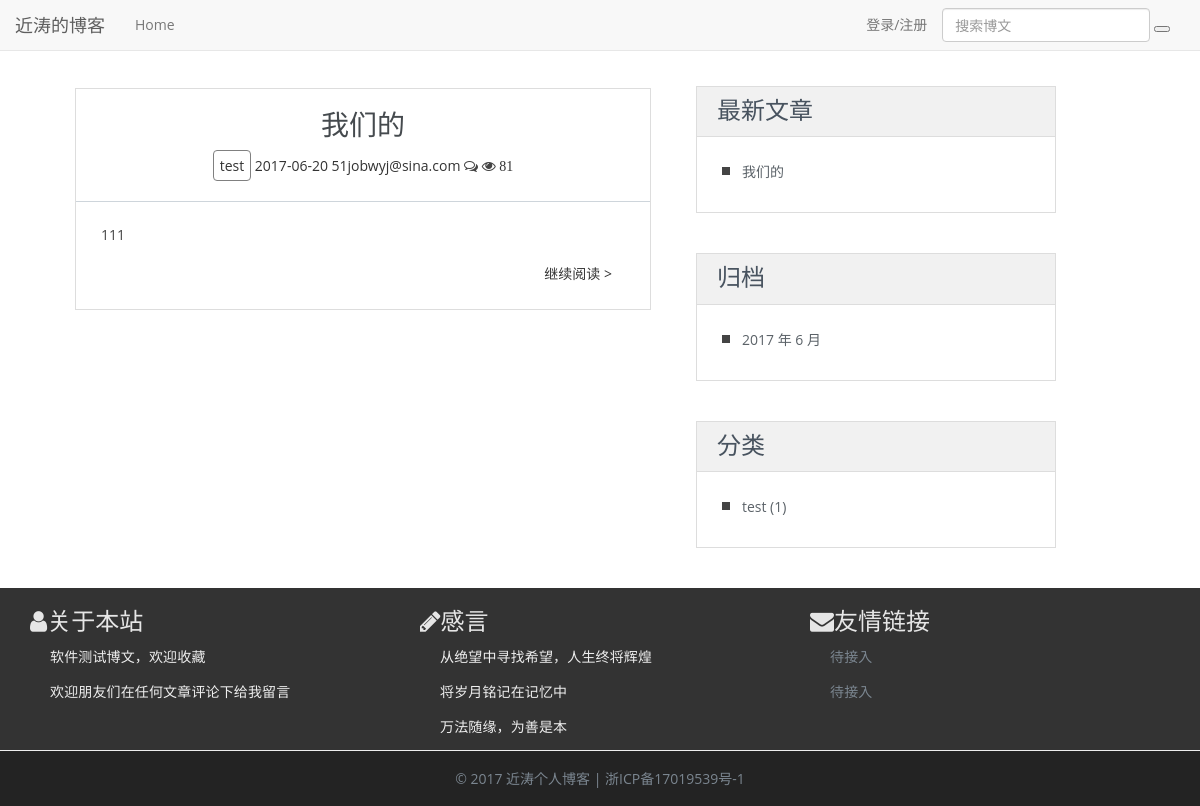
The page / on the database its author committed.
### blog/models.py (models this page shows, shortened)
@python_2_unicode_compatible
class Post(models.Model):
    title = models.CharField(max_length=70)
    body = models.TextField()
    excerpt = models.CharField(max_length=200, blank=True)
    created_time = models.DateTimeField()
    modified_time = models.DateTimeField()
    category = models.ForeignKey(Category)
    tags = models.ManyToManyField(Tag, blank=True)
    author = models.ForeignKey(User)
    view = models.PositiveIntegerField(default=0)
    def get_absolute_url(self):
        return reverse('blog:detail', kwargs={'pk': self.pk})
    class Meta:
        ordering = ['-created_time']

@python_2_unicode_compatible
class Category(models.Model):
    name = models.CharField(max_length=100)

### blog/views.py (the view, shortened to what this page needs)
# urls.py: url(r'^$', views.IndexView.as_view(), name='index'),
class IndexView(ListView):
    model = Post
    template_name = 'blog/index.html'
    context_object_name = 'post_list'
    paginate_by = 3
    def get_context_data(self, **kwargs):
        context = super(IndexView,self).get_context_data(**kwargs)
        paginator = context.get('paginator')
        page = context.get('page_obj')
        is_paginated = context.get('is_paginated')
        pagination_data = self.pagination_data(paginator, page, is_paginated)
        context.update(pagination_data)
        return context
    def pagination_data(self, paginator, page, is_paginated):
        if not is_paginated:
            return {}

### blog/templatetags/blog_tags.py (called while the page is built)
@register.simple_tag
def get_recent_posts(num=5):
    return Post.objects.all()[:num]

@register.simple_tag
def archives():
    return Post.objects.dates('created_time', 'month', order='DESC')

@register.simple_tag
def get_categories():
    return Category.objects.annotate(num_posts=Count('post'))

### blog/templates/blog/index.html (shortened to what this page needs)
﻿{% extends 'base.html' %}
{% load staticfiles %}
{% load comments %}
   {% block main %}
           <main class="col-md-8">
			   <article class="post post-1" style="margin-top: 8px">
				  {% for post in post_list %}
                  <article class="blog-teaser">
                                <header>
                                    <h3 style="margin-top:20px"><a href="{{ post.get_absolute_url }}">{{ post.title }}</a></h3>
                                    <span class="category"><a href="#">{{ post.category.name }} </a></span>
							<span class="">
								<a href="#">
									<time class="entry-date" datetime="{{ post.created_time }}">{{ post.created_time|date:"Y-m-d" }}</time>
								</a>
							</span>
							<span class=""><a href="#"> {{post.author}} </a></span>
							{% get_comment_count for post as comment_count %}
							<span class="fa fa-comments-o"><a href="#"> {{comment_count}}</a></span>
							<span class="fa fa-eye"><a href="#"> {{post.view}}</a></span>
                                    <hr>
                                </header>
                                <div class="body">
									{{ post.body|truncatechars:90 }}
                                </div>
                                <div class="clearfix">
                                    <a href="{{ post.get_absolute_url }}" class="btn btn-clean-one">继续阅读 ></a>
                                </div>
				  </article>
                  {% empty %}
                   <div class="no-post">暂时还没有发布的文章！</div>
                  {% endfor %}
			   </article>
		   </main>
   {% endblock main %}

### blog/templates/base.html (shortened to what this page needs)
﻿{% load blog_tags %}
{% load staticfiles %}
<!DOCTYPE html>
<html>
	<head>
    <link rel="stylesheet" href="{% static 'blog/css/bootstrap.min.css' %}">
    <link rel="stylesheet" href="http://code.ionicframework.com/ionicons/2.0.1/css/ionicons.min.css">
    <link rel="stylesheet" href="{% static 'blog/css/pace.css' %}">
    <link rel="stylesheet" href="{% static 'blog/css/custom.css' %}">
    <link rel="stylesheet" href="{% static 'blog/css/friendly.css' %}">
    <link rel="stylesheet" href="https://cdn.bootcss.com/font-awesome/4.7.0/css/font-awesome.min.css">
    <link rel="stylesheet" href="{% static 'blog/css/style.css' %}">
	</head>
	<body>
    <div class="navbar navbar-default navbar-fixed-top navbar-down" role="navigation">
                    <div class="navbar-header">
                        <a class="navbar-brand" href="{% url 'blog:index' %}">近涛的博客</a>
                    </div>
                    <div class="collapse navbar-collapse" id="example-navbar-collapse">
						<ul class="nav navbar-nav">
                            <li class="">
                                <a href="{% url 'blog:index' %}">
                                     Home
                                </a>
                            </li>
						</ul>
						<div style="margin-right:30px">
                        <form role="search" method="get" action="{% url 'blog:search' %}" class="navbar-form navbar-right">
                            <input name="q" type="text" placeholder="搜索博文" class="form-control">
                            <button type="submit">
                            </button>
                        </form>
						</div>
						<ul id="user_part" class="nav navbar-nav navbar-right"><li><a href="{% url 'users:goLogin' %}">登录/注册</a></li></ul>
                    </div>
	</div>
		<div class="content-body" style="margin-top:25px;padding-bottom: 0px;">
			<div class="container">
				<div class="row">
					<main class="col-md-8">
					   {% block main %}
             {% endblock main %}
					</main>
					<aside class="col-md-4 blog-aside">
						<div class="aside-widget">
							<header>
								<h3>最新文章</h3>
							</header>
							<div class="body">
								{% get_recent_posts as recent_post_list %}
								<ul class="clean-list">
									{% for post in recent_post_list %}
									<li><a href="{{ post.get_absolute_url }}">{{ post.title }}</a></li>
									{% endfor %}
								</ul>
							</div>
                        </div>
						<div class="aside-widget">
							<header>
								<h3>归档</h3>
							</header>
							<div class="body">
								{% archives as date_list %}
								<ul class="clean-list">
									{% for date in date_list %}
									<li><a href="{% url 'blog:archives' date.year date.month %}">{{ date.year }} 年 {{ date.month }} 月</a></li>
									{% endfor %}
								</ul>
							</div>
                        </div>
						<div class="aside-widget">
							<header>
								<h3>分类</h3>
							</header>
							<div class="body">
								{% get_categories as category_list %}
								<ul class="clean-list">
									{% for category in category_list %}
									<li><a href="{% url 'blog:category' category.pk %}">{{category.name}} ({{ category.num_posts }})</a></li>
									{% endfor %}
								</ul>
							</div>
                        </div>
					</aside>
				</div>
			</div>
		</div>
        <footer>
			<div class="widewrapper footer" style="padding-top: 20px;">
				<div class="container">
					<div class="row">
						<div class="col-md-4 footer-widget">
							<h3> <i class="fa fa-user"></i>关于本站</h3>
							<ul class="" style="margin-left:-20px;">
								<p>软件测试博文，欢迎收藏</p>
								<p>欢迎朋友们在任何文章评论下给我留言</p>
							</ul>
						</div>
						<div class="col-md-4 footer-widget">
							<h3> <i class="fa fa-pencil"></i>感言</h3>
							<ul class="" style="margin-left:-20px">
								<p>从绝望中寻找希望，人生终将辉煌</p>
								<p>将岁月铭记在记忆中</p>
								<p>万法随缘，为善是本</p>
							</ul>
						</div>
						<div class="col-md-4 footer-widget">
							<h3> <i class="fa fa-envelope"></i>友情链接</h3>
							<ul class="" style="margin-left:-20px;">
								<p><a href="" target="_blank">待接入</a></p>
								<p><a href="" target="_blank">待接入</a></p>
							</ul>
						</div>
					</div>
				</div>
			</div>
			<div class="widewrapper copyright">
					&copy; 2017 近涛个人博客 | 浙ICP备17019539号-1
			</div>
        </footer>
	</body>
</html>

### blog/static/blog/css/custom.css (style rules this page uses)
* { outline: none; }
h1, h2, h3, h4, h5, h6 { margin-top: 0; }
a { color: #333; }
body { color: #444; font-family: 'Lato', sans-serif; }
p { font-family: 'Ubuntu', sans-serif; font-weight: 400; word-spacing: 1px; letter-spacing: 0.01em; }
.content-body { padding-bottom: 4em; }
.post, .comment-area { background: #fff; padding: 30px 30px 0; }
.category { display: inline-block; padding: 2px 6px; border-radius: 4px; border: 1px solid gray; }
.copyright { text-align: center; padding-top: 1em; margin: 0; border-top: 1px solid #eee; color: #666; }

### blog/static/blog/css/style.css (style rules this page uses)
﻿ html, body { padding-top:0px; margin:0px; }
body { font-family: 'Open Sans', sans-serif; line-height:25px; font-size:14px; }
.blog-teaser { background-color: #fff; border: 1px solid #ddd; margin-bottom: 40px; }
.blog-teaser header { text-align: center; }
.blog-teaser header h3 { color: #454a4e; margin-top: 0; font-size: 28px; margin-bottom: 10px; }
.blog-teaser header h3 a, .blog-teaser header h3 a:focus, .blog-teaser header h3 a:hover { color: #454a4e; }
.blog-teaser header hr { border-top-color: #ced5db; border-bottom: none; }
.blog-teaser .body { padding-right: 25px; padding-left: 25px; margin-bottom: 10px; color: #444; }
.blog-teaser .btn { float: right; margin-right: 25px; margin-bottom: 18px; }
.clean-list { list-style: none; }
.clean-list li { line-height: 23px; margin-bottom: 14px; }
.clean-list li:before { content: ""; background-color: #444; border-style: solid; border-width: 4px 4px; display: block; width: 8px; left: -20px; top: 15px; position: relative; }
.blog-main, .blog-aside { position: relative; }
.blog-main:before, .blog-aside:before { height: 100%; content: ""; position: absolute; top: 0; width: 1px; }
.blog-aside { padding-top: 36px; }
.blog-aside:before { left: 15px; }
.aside-widget { margin-bottom: 40px; border: 1px solid #ddd; }
.aside-widget header { background-color: #f1f1f1; border-bottom: 1px solid #ddd; }
.aside-widget header h3 { font-size: 24px; padding: 10px 20px 3px 20px; margin-top: 0; color: #48535f; }
.aside-widget .body { margin: 10px 0; padding: 5px; }
.aside-widget a { color: #5b6268; }
.widewrapper { background-color: #fff; }
.widewrapper.footer { background-color: #333; color: #eee; font-size: 14px; }
.widewrapper.footer a { color: #7b8690; }
.widewrapper.footer h1, .widewrapper.footer h2, .widewrapper.footer h3, .widewrapper.footer h4, .widewrapper.footer h5 { color: #e6e6e6; }
.widewrapper.copyright { color: #7b8690; padding-top: 15px; padding-bottom: 15px; text-align: center; background-color: #232323; }

### rows shown on the page
Post: title "我们的", category.name "test", created_time "2017-06-20", author "51jobwyj@sina.com", view "81", body "111"
Category: name "test", num_posts "1"

### other values the page prints
{{ date.year }} "2017"
{{ date.month }} "6"
